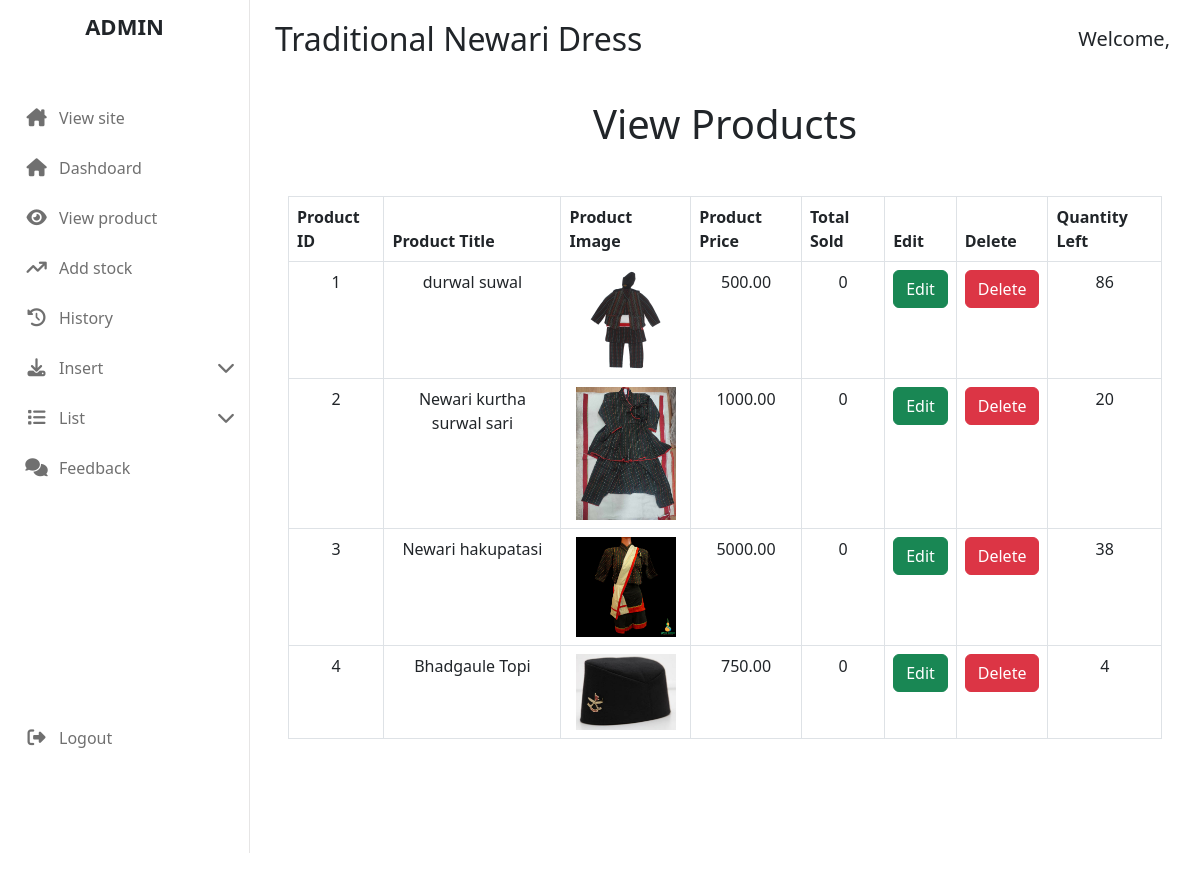
Screenshot of /admin_area/index.php?view_products (signed in) with the database file from the repository.
### tables this page shows
CREATE TABLE `products` (
  `id` int(11) NOT NULL,
  `product_name` varchar(100) NOT NULL,
  `product_description` varchar(255) DEFAULT NULL,
  `tag_id` int(11) DEFAULT NULL,
  `category_id` int(11) DEFAULT NULL,
  `product_image_1` varchar(255) DEFAULT NULL,
  `product_image_2` varchar(255) DEFAULT NULL,
  `product_price` decimal(10,2) DEFAULT NULL,
  `product_in_store` int(11) NOT NULL,
  `date` timestamp NOT NULL DEFAULT current_timestamp() ON UPDATE current_timestamp(),
  `status` varchar(100) NOT NULL,
  `stock_update_date` datetime NOT NULL DEFAULT current_timestamp(),
  `quantity_added` int(11) DEFAULT 0
);

### admin_area/view_products.php (the view, shortened to what this page needs)
<?php
include ("../include/connect_database.php");
$get_product = "SELECT * FROM `products`";
$result = mysqli_query($conn, $get_product);
$number = 1;
?>
<section class="">
    <div class="container">
        <div class="title text-center">
            <h1 class="heading">View Products</h1>
        </div>
        <table class="table table-bordered mt-5">
            <thead>
                <tr>
                    <th>Product ID</th>
                    <th>Product Title</th>
                    <th>Product Image</th>
                    <th>Product Price</th>
                    <th>Total Sold</th>
                    <th>Edit</th>
                    <th>Delete</th>
                    <th>Quantity Left</th>
                </tr>
            </thead>
            <tbody>
                <?php
                while ($row = mysqli_fetch_assoc($result)) {
                    $product_id = $row['id'];
                    $product_title = $row['product_name'];
                    $product_image = $row['product_image_1'];
                    $product_price = $row['product_price'];
                    $product_in_store = $row['product_in_store'];
                    $get_count = "SELECT COALESCE(SUM(quantity), 0) AS total_orders FROM `order_status` WHERE product_id = '$product_id' AND order_status = 'complete' ";
                    $result_count = mysqli_query($conn, $get_count);
                    if ($result_count) {
                        $row_count = mysqli_fetch_assoc($result_count);
                        $total_orders = $row_count['total_orders'];
                    } else {
                        $total_orders = 0;
                        echo "Error fetching total orders for product ID: $product_id <br>";
                    }
                    $quantity_remaining = $product_in_store;
                    ?>
                    <tr class='text-center'>
                        <td><?php echo $number; ?></td>
                        <td><?php echo $product_title; ?></td>
                        <td><img src='./product_images/<?php echo $product_image; ?>' alt='Product Image' style='width: 100px; height: auto;'></td>
                        <td><?php echo $product_price; ?></td>
                        <td><?php echo $total_orders; ?></td>
                        <td><a href='index.php?edit_product=<?php echo $product_id ?>' class='btn btn-success'>Edit</a></td>
                        <td><a href='#' onclick='confirmDelete(<?php echo $product_id ?>)' class="btn btn-danger">Delete</a></td>
                        <td><?php echo $quantity_remaining; ?></td>
                    </tr>
                    <?php
                    $number++;
                } ?>
            </tbody>
        </table>
    </div>
</section>
</body>
</html>

### admin_area/style.css (style rules this page uses)
:root { --primary-color: #303233; --secondary-color: #F8F8F8; --third-color: #fcca03; --default-transition: all 0.3s linear; }

### rows the page displays
products: product_name "durwal suwal", product_image_1 (picture), product_price "500.00", total_orders "0", product_in_store "86"
products: product_name "Newari kurtha surwal sari", product_image_1 (picture), product_price "1000.00", total_orders "0", product_in_store "20"
products: product_name "Newari hakupatasi", product_image_1 (picture), product_price "5000.00", total_orders "0", product_in_store "38"
products: product_name "Bhadgaule Topi", product_image_1 (picture), product_price "750.00", total_orders "0", product_in_store "4"
